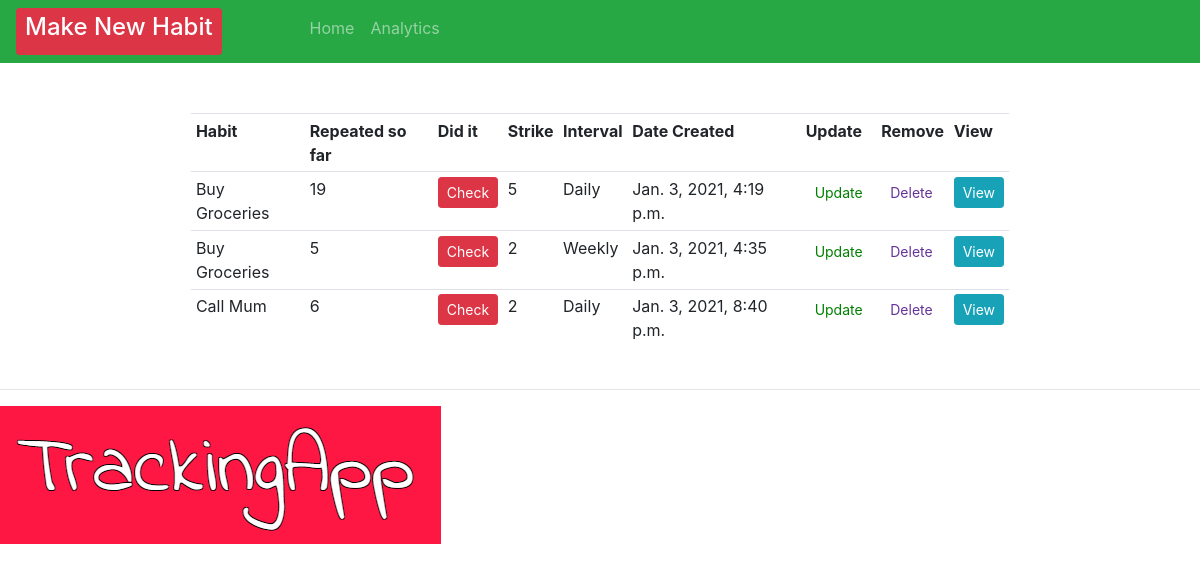
The app's page /, older data.
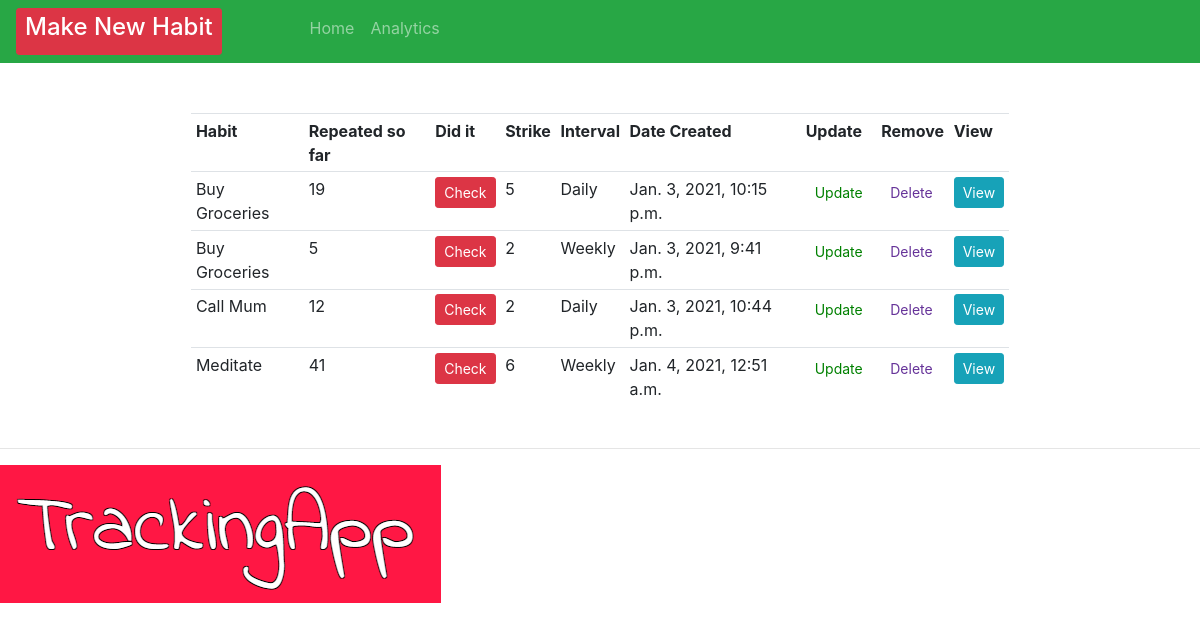
The same page, newer data.
### crm/models.py (models this page shows)
class Order(models.Model):
    INTERVAL = (
            ('Daily', 'Daily'),
            ('Weekly', 'Weekly' ),
            ('Biweekly', 'Biweekly'),
            ('Monthly', 'Monthly'),
            )
    HABIT = (
        ('Call Mum', 'Call Mum'),
        ('Workout', 'Workout'),
        ('Buy Groceries', 'Buy Groceries'),
        ('Study Maths', 'Study Maths'),
        ('Meditate', 'Meditate'),
    )
    habit = models.CharField(max_length=200, null=True, blank=True)
    predefinedHabit = models.CharField(max_length=200, null=True, choices=HABIT, blank=True)
    interval = models.CharField(max_length=400, null=True, choices=INTERVAL)
    checked = models.IntegerField(blank=True, default=0, null=True)
    strike = models.IntegerField(blank=True, default=0, null=True)
    created = models.DateTimeField(auto_now=True, auto_now_add=False, editable=False, null=True, blank=True)
    strikeList = models.ManyToManyField(Count)
    checkedList = models.ManyToManyField(Repeats)
    timeStamp = models.DateField(auto_now_add=True,  auto_now=False, blank=True)
    date_created = models.DateTimeField(auto_now=True, null=True, editable=False, blank=True)

### crm/views.py (the view)
# urls.py: path('', views.home, name="home" ),
def home(request):
    orders = Order.objects.all()
    count = Count.objects.all()
    total_orders = orders.count()
    context = {'orders': orders, 'total_orders': total_orders}
    return render(request, 'habit/dashboard.html', context)

### crm/templates/habit/dashboard.html (shortened to what this page needs)
{% extends 'habit/main.html' %}
{% block content %}
<br>
<div class="row" style="padding-left: 15%; padding-right: 15%;">
    <table style="margin: 3%" class="table table-sm">
        <tr>
            <th>Habit</th>
            <th>Repeated so far</th>
            <th>Did it</th>
            <th>Strike</th>
            <th>Interval</th>
            <th>Date Created</th>
            <th>Update</th>
            <th>Remove</th>
            <th>View</th>
        </tr>
        {% for order in orders %}
        <tr>
            {% if order.predefinedHabit != null and order.habit == null%} <td>
                {{ order.predefinedHabit }}
            </td> {% endif %}
            <td>
                {{order.checked}}
            </td>
            <td>
                <form action="{% url 'check_habit' order.id %}" method="POST">
                    <button type="submit" , name="post_id" , value="{{order.id}}" ,
                        class="btn btn-sm btn-danger">Check</button>
                </form>
            </td>
            <td>
                {{order.strike}}
                       </td>
            <td>{{order.interval}}</td>
            <td>{{order.created}}</td>
            <td><a class="btn btn-sm" style="color: green;" href="{% url 'update_habit' order.id %}">Update</a></td>
            <td><a class="btn btn-sm" style="color: rebeccapurple;" href="{% url 'delete' order.id %}">Delete</a></td>
            <td><a class="btn btn-sm btn-info" href="{% url 'habit' order.id %}">View</a></td>
        </tr>
        {% endfor %}
    </table>
</div>
{% endblock %}

### crm/templates/habit/main.html (shortened to what this page needs)
<!DOCTYPE html>
<html>
<head>
    <link rel="stylesheet" href="https://stackpath.bootstrapcdn.com/bootstrap/4.3.1/css/bootstrap.min.css"
>
</head>
<body>
    {% include 'habit/navbar.html' %}
    {% block content  %}
    {% endblock  %}
    {%load static%}
    <hr>
    <img src="{% static 'images/logo.png' %}">
</body>
</html>

### crm/templates/habit/navbar.html (shortened to what this page needs)
{%load static%}
<nav class="navbar navbar-expand-lg navbar-dark bg-success" >
    <div class="collapse navbar-collapse" id="navbarNav">
      <ul class="navbar-nav">
        <li>
          <div class="nav-item" style="margin-right:80px">
            <a class="btn btn-sm btn-block btn-danger" href="{% url 'create_habit' %}"><h4>Make New Habit</h4></a>
        </div>
        <li class="nav-item" >
          <a class="nav-link"  style="justify-content: flex-end;"  href="{% url 'home' %}">Home <span class="sr-only">(current)</span></a>
        </li>
        <li class="nav-item">
          <a class="nav-link" href="{% url 'analytics' %}">Analytics</a>
        </li>
                </li>
      </ul>
    </div>
  </nav>

Row changes from the older to the newer data that the page shows:
changed Order: created "Jan. 3, 2021, 4:19 p.m." → "Jan. 3, 2021, 10:15 p.m."
changed Order: created "Jan. 3, 2021, 4:35 p.m." → "Jan. 3, 2021, 9:41 p.m."
changed Order "Call Mum": checked "6" → "12"; created "Jan. 3, 2021, 8:40 p.m." → "Jan. 3, 2021, 10:44 p.m."
added Order: predefinedHabit "Meditate", checked "41", {{ order.id }} 4 (drawn), strike "6", interval "Weekly", created "Jan. 4, 2021, 12:51 a.m."
